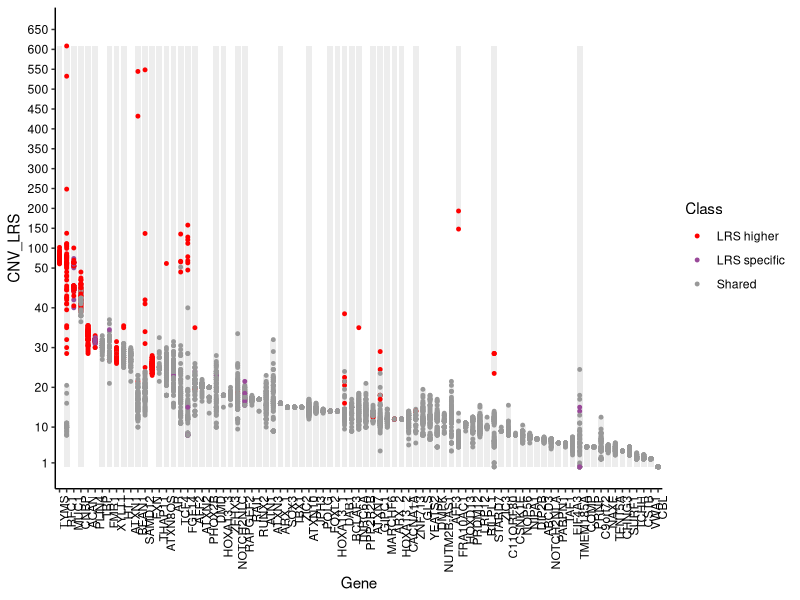

The R source for this figure:
#==============================================#
# Extended Fig.1 #
#==============================================#

setwd("/path/to/GTOP_code/extend/extend_145/input")
library(data.table)
library(ggplot2)
library(stringi)
library(stringr)
library(dplyr)
library(ggsci)
library(tidyverse)
library(ggpubr)
library(magrittr)

# Extended.Fig.1a: variant number and length ----------------------------------------
dat <- fread("ExtendFig1a.PathogenicTR.txt")
gene_order <- dat %>%
  group_by(gene) %>%summarise(mean_CNV = mean(CNV_LRS, na.rm = TRUE), .groups = "drop") %>%
  arrange(desc(mean_CNV)) %>%pull(gene)

dat <- dat %>%mutate(gene = factor(gene, levels = gene_order))

shared_bg <- dat %>%
  filter(class == "Shared") %>%
  group_by(gene) %>%
  summarise(xmin = 0, xmax = max(CNV_LRS), .groups = "drop") %>%
  mutate(gene = factor(gene, levels = gene_order))
lrs_bg <-dat %>%
  filter(class != "Shared") %>%
  group_by(gene) %>%
  summarise(xmin = min(CNV_LRS), xmax = max(dat$CNV_LRS, na.rm = TRUE), .groups = "drop") %>%
  mutate(gene = factor(gene, levels = gene_order))


map_CNV <- function(x){
  ifelse(x <= 50, x, 50 + (x - 50) / 10)
}

valid_genes <- dat %>%
  mutate( CNV_plot = map_CNV(CNV_LRS), class = factor(class,levels = c("LRS higher", "LRS specific", "Shared") ) )
shared_bg <- shared_bg %>% mutate( xmin_plot = map_CNV(xmin), xmax_plot = map_CNV(xmax))
lrs_bg <- lrs_bg %>% mutate( xmin_plot = map_CNV(xmin), xmax_plot = map_CNV(xmax))
breaks1 <- c(1,10,20,30,40,50)
max_val <- ceiling(max(valid_genes$CNV_LRS, na.rm = TRUE)/50)*50
breaks2_orig <- seq(100,max_val,by=50)
breaks2_mapped <- map_CNV(breaks2_orig)
breaks_all <- c(breaks1, breaks2_mapped)
labels_all <- c( as.character(breaks1),as.character(breaks2_orig))

p1 <- ggplot() +
  geom_rect(data = shared_bg,aes( xmin = xmin_plot,xmax = xmax_plot,
                                  ymin = as.numeric(gene)-0.4, ymax = as.numeric(gene)+0.4 ), fill="grey90", alpha=0.7) +
  geom_rect( data = lrs_bg,aes(xmin=xmin_plot,xmax=xmax_plot,ymin=as.numeric(gene)-0.4,ymax=as.numeric(gene)+0.4), fill="grey90",alpha=0.7) +
  geom_point( data=valid_genes,aes( x=CNV_plot,y=gene, color=class ),size=1 ) +
  scale_color_manual( values=c("LRS specific"="#994999", "LRS higher"="red", "Shared"="grey60") ) +
  scale_x_continuous( breaks=breaks_all, labels=labels_all, limits=c(0,max(breaks_all))) +
  theme_classic() +
  theme(axis.text=element_text(color="black"),axis.text.x=element_text(angle=90, hjust=1)) +
  labs(x="CNV_LRS",y="Gene", color="Class" ) +
  
  coord_flip()


p1
